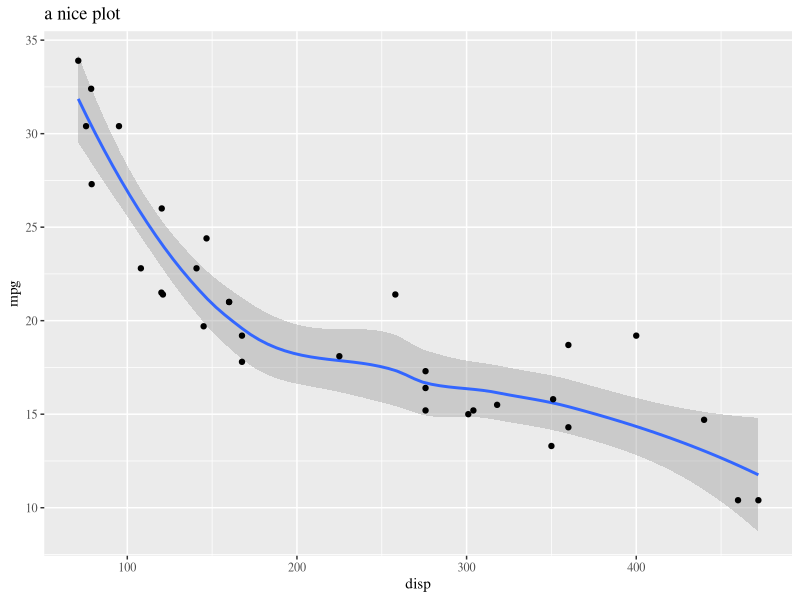

The R source for this figure:
## ---- chunk 1
knitr::opts_chunk$set(echo = FALSE, dev = "ragg_png")
## ---- chunk 2
library(tidyverse)
ggplot(mtcars, aes(disp, mpg)) +
  geom_smooth()+
  geom_point()+
  theme(text = element_text(family = "serif"))+
  labs(title = "a nice plot")
